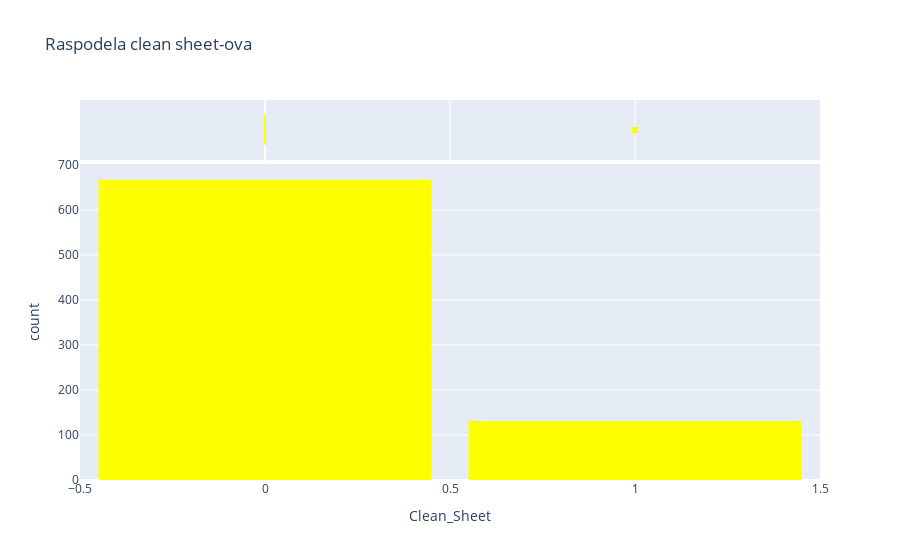

Notebook code for this chart:
### Code cell
fig=px.histogram(df_gk,
                 x='Clean_Sheet',
                 marginal='box',
                 nbins=2,
                 title='Raspodela clean sheet-ova',
                 color_discrete_sequence=['yellow'])

fig.update_layout(bargap=0.1)
fig.show()

### Figure 1 — Plotly figure (JSON) as saved in the notebook; plotly's stock layout.template omitted (floating-point values rounded to 4 significant figures; data arrays with more than 128 entries replaced by an {"elided": "..."} marker saying what was removed)
{"data": [{"alignmentgroup": "True", "bingroup": "x", "hovertemplate": "Clean_Sheet=%{x}<br>count=%{y}<extra></extra>", "legendgroup": "", "marker": {"color": "yellow", "pattern": {"shape": ""}}, "name": "", "nbinsx": 2, "offsetgroup": "", "orientation": "v", "showlegend": false, "type": "histogram", "x": {"elided": "798 int values"}, "xaxis": "x", "yaxis": "y"}, {"alignmentgroup": "True", "hovertemplate": "Clean_Sheet=%{x}<extra></extra>", "legendgroup": "", "marker": {"color": "yellow"}, "name": "", "notched": true, "offsetgroup": "", "showlegend": false, "type": "box", "x": {"elided": "798 int values"}, "xaxis": "x2", "yaxis": "y2"}], "layout": {"bargap": 0.1, "barmode": "relative", "legend": {"tracegroupgap": 0}, "title": {"text": "Raspodela clean sheet-ova"}, "xaxis": {"anchor": "y", "domain": [0, 1], "title": {"text": "Clean_Sheet"}}, "xaxis2": {"anchor": "y2", "domain": [0, 1], "matches": "x", "showgrid": true, "showticklabels": false}, "yaxis": {"anchor": "x", "domain": [0, 0.8316], "title": {"text": "count"}}, "yaxis2": {"anchor": "x2", "domain": [0.8416, 1], "matches": "y2", "showgrid": false, "showline": false, "showticklabels": false, "ticks": ""}}}
